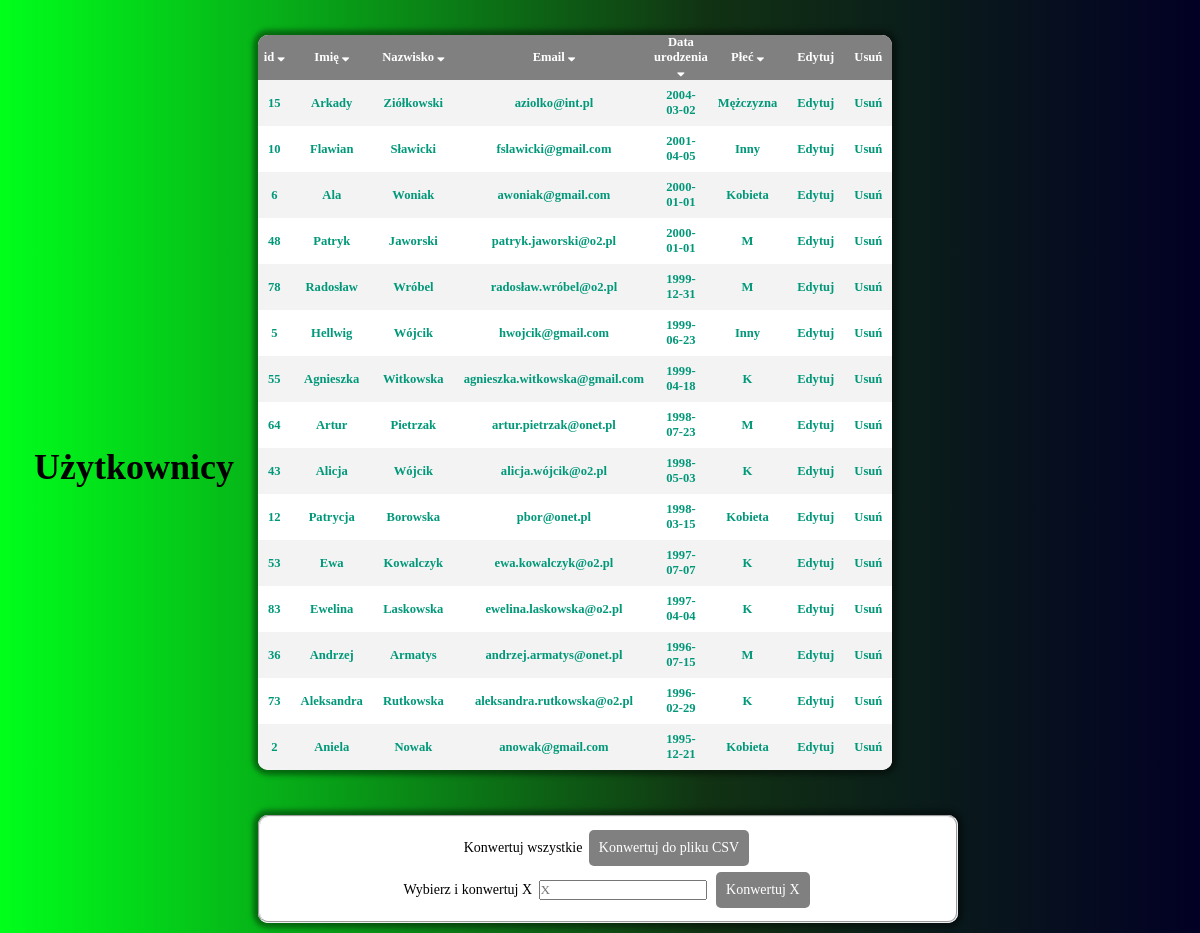
The page /formularz-main/sortByBirthDate.php on the database its author committed.
### tables this page shows
CREATE TABLE `tbl_users` (
  `id` int(11) NOT NULL,
  `fldEmail` varchar(255) NOT NULL,
  `fldPhone` varchar(11) NOT NULL,
  `fldFirstName` varchar(60) NOT NULL,
  `fldLastName` varchar(60) NOT NULL,
  `fldPassword` varchar(60) NOT NULL,
  `fldBirthDate` date NOT NULL,
  `fldBirthPlace` varchar(60) NOT NULL,
  `fldWeight` int(3) NOT NULL,
  `fldHeight` int(3) NOT NULL,
  `fldSex` varchar(15) NOT NULL
);

### formularz-main/sortByBirthDate.php (the view, shortened to what this page needs)
<!DOCTYPE html>
<html>
  <head>
    <link rel="stylesheet" media="screen" href="style21.php" />
    <link rel="stylesheet" href="https://cdnjs.cloudflare.com/ajax/libs/font-awesome/4.7.0/css/font-awesome.min.css">
  </head>
  <body>
    <header>
      <section class="header">
        <a href="history.php"><h1>Użytkownicy</h1></a>
      </section>
    </header>
    <main>
      <section class="container">
      <div id="history">
        <?php
          require_once "connect.php";
          try {
            $con = new mysqli($HOSTNAME, $USERNAME, $PASSWORD, $DATABASE);
              if($con->connect_errno != 0) {
                throw new Exception(mysqli_connect_errno());
                } else {
                  $sql1 = "SELECT id, fldFirstName, fldLastName, fldEmail, fldBirthDate, fldSex FROM tbl_users ORDER BY fldBirthDate DESC LIMIT 15";
                  $result = $con->query($sql1);
                  if ($result->num_rows > 0) {
                    echo "<table class='mainTable'>";
                    echo "<tbody>
                    <tr>
                    <th style='padding: 2px; width: 8%;'><a href='sortByIdAsc.php'>id <i class='fa fa-sort-down'></i></th>
                    <th style='width: 16%;'><a href='sortByFirstNameAsc.php'>Imię <i class='fa fa-sort-down'></i></a></th>
                    <th style='width: 25%;'><a href='sortbyLastNameAsc.php'>Nazwisko <i class='fa fa-sort-down'></i></a></th>
                    <th><a href='sortByEmailAsc.php'>Email <i class='fa fa-sort-down'></i></a></th>
                    <th style='width: 13%;'><a href='sortByBirthDateAsc.php'>Data urodzenia <i class='fa fa-sort-down'></i></a></th>
                    <th><a href='sortBySexAsc.php'>Płeć <i class='fa fa-sort-down'></i></a></th>
                    <th>Edytuj</th>
                    <th>Usuń</th>
                    </tr>";
                    while ($row = $result->fetch_assoc()) {
                      echo "<tr class='active-row'>";
                      echo "<td id='ids'>" . $row["id"] . "</td>";
                      echo "<td id='firstFldName'>" . $row["fldFirstName"] . "</td>";
                      echo "<td>" . $row["fldLastName"] . "</td>";
                      echo "<td>" . $row["fldEmail"] . "</td>";
                      echo "<td>" . $row["fldBirthDate"] . "</td>";
                      echo "<td>" . $row["fldSex"] . "</td>";
                      echo "<td class='blue'>" . "<a class='btnEdit' href='edit.php?id=$row[id]'>Edytuj" ."</td>";
                      echo "<td class='red'>" . "<a class='btnDelete' href='delete.php?id=$row[id]'>Usuń" . "</td>";
                      echo "</tr>";
                      }
                      echo "</tbody></table>";
                      } else {
                        echo "Brak wyników";
                        }
                        }
                        } catch(Exception $e) {
            echo 'Error occured!';
            }
            ?>
      </div>
      </section>
      <section id="button">
    </section>
  <form method="post">
    <fieldset>
      <label for="csvAll">Konwertuj wszystkie</label>
        <input type="submit" id="csvAll" name="csvAll" value="Konwertuj do pliku CSV"><br>
      <label>Wybierz i konwertuj X</label>
        <input type="text" name="chooseX" id="chooseX" placeholder="X">
        <input type="submit" id="csvX" name="csvX" value="Konwertuj X">
    </fieldset>
  </form>
    </main>
  </body>
</html>

### rows shown on the page
tbl_users: id "15", fldFirstName "Arkady", fldLastName "Ziółkowski", fldEmail "aziolko@int.pl", fldBirthDate "2004-03-02", fldSex "Mężczyzna"
tbl_users: id "10", fldFirstName "Flawian", fldLastName "Sławicki", fldEmail "fslawicki@gmail.com", fldBirthDate "2001-04-05", fldSex "Inny"
tbl_users: id "6", fldFirstName "Ala", fldLastName "Woniak", fldEmail "awoniak@gmail.com", fldBirthDate "2000-01-01", fldSex "Kobieta"
tbl_users: id "48", fldFirstName "Patryk", fldLastName "Jaworski", fldEmail "patryk.jaworski@o2.pl", fldBirthDate "2000-01-01", fldSex "M"
tbl_users: id "78", fldFirstName "Radosław", fldLastName "Wróbel", fldEmail "radosław.wróbel@o2.pl", fldBirthDate "1999-12-31", fldSex "M"
tbl_users: id "5", fldFirstName "Hellwig", fldLastName "Wójcik", fldEmail "hwojcik@gmail.com", fldBirthDate "1999-06-23", fldSex "Inny"
tbl_users: id "55", fldFirstName "Agnieszka", fldLastName "Witkowska", fldEmail "agnieszka.witkowska@gmail.com", fldBirthDate "1999-04-18", fldSex "K"
tbl_users: id "64", fldFirstName "Artur", fldLastName "Pietrzak", fldEmail "artur.pietrzak@onet.pl", fldBirthDate "1998-07-23", fldSex "M"
tbl_users: id "43", fldFirstName "Alicja", fldLastName "Wójcik", fldEmail "alicja.wójcik@o2.pl", fldBirthDate "1998-05-03", fldSex "K"
tbl_users: id "12", fldFirstName "Patrycja", fldLastName "Borowska", fldEmail "pbor@onet.pl", fldBirthDate "1998-03-15", fldSex "Kobieta"
tbl_users: id "53", fldFirstName "Ewa", fldLastName "Kowalczyk", fldEmail "ewa.kowalczyk@o2.pl", fldBirthDate "1997-07-07", fldSex "K"
tbl_users: id "83", fldFirstName "Ewelina", fldLastName "Laskowska", fldEmail "ewelina.laskowska@o2.pl", fldBirthDate "1997-04-04", fldSex "K"
tbl_users: id "36", fldFirstName "Andrzej", fldLastName "Armatys", fldEmail "andrzej.armatys@onet.pl", fldBirthDate "1996-07-15", fldSex "M"
tbl_users: id "73", fldFirstName "Aleksandra", fldLastName "Rutkowska", fldEmail "aleksandra.rutkowska@o2.pl", fldBirthDate "1996-02-29", fldSex "K"
tbl_users: id "2", fldFirstName "Aniela", fldLastName "Nowak", fldEmail "anowak@gmail.com", fldBirthDate "1995-12-21", fldSex "Kobieta"
